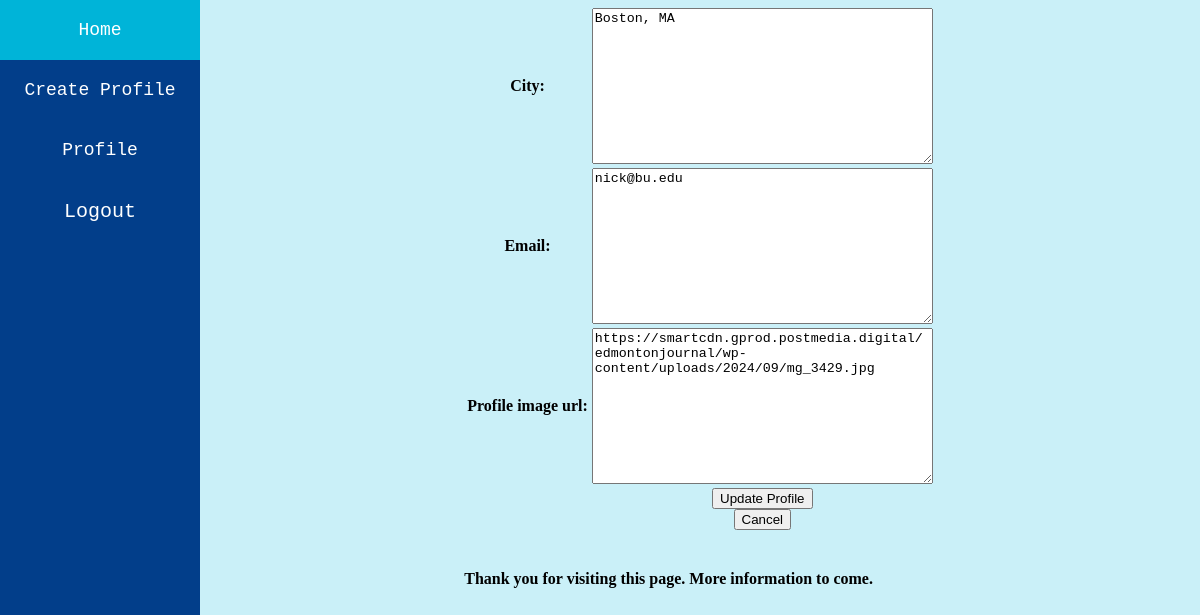
The app's page /mini_fb/profile/update (signed in) with its own data.
### mini_fb/models.py (models this page shows, shortened)
class Profile(models.Model):
    user = models.ForeignKey(User, on_delete=models.CASCADE)
    first_name = models.TextField(blank=False)
    last_name = models.TextField(blank=False)
    city = models.TextField(blank=False)
    email = models.TextField(blank=False)
    profile_image_url = models.TextField(blank=True)

### mini_fb/views.py (the view)
# urls.py: path(r'profile/update', views.UpdateProfileView.as_view(), name="update_profile"),
class UpdateProfileView(MiniFBLoginRequiredMixin, SignedInUserDetails, UpdateView):
    model = Profile
    form_class = UpdateProfileForm
    template_name = "mini_fb/update_profile_form.html"
    context_object_name = "profile"
    def get_object(self):
        return self.get_user_profile(self.request.user)

### mini_fb/forms.py
class UpdateProfileForm(forms.ModelForm):
    class Meta:
        model = Profile
        fields = ['city', 'email', 'profile_image_url']

### mini_fb/views.py (called while the page is built)
    def get_user_profile(self, user):
        return Profile.objects.filter(user=user).first()

    def get_context_data(self, **kwargs):
        print(f'request:{self.request.user}')
        context = super().get_context_data(**kwargs)
        if self.request.user.is_authenticated:
            profile = self.get_user_profile(self.request.user)
            context['logged_in_profile'] = profile
        return context

### mini_fb/templates/mini_fb/update_profile_form.html (shortened to what this page needs)
{% extends 'mini_fb/base.html' %}
{% block content %}
<form method="POST">
    <table>
        {{form.as_table}}
        <tr>
            <td></td>
            <td>
                <input type="submit" name="update_profile" value="Update Profile">
</form>
                <form action="{% url 'show_profile' profile.pk %}">
                    <input type="submit" name="Cancel" value="Cancel">
                </form>
{% endblock %}

### static/mini_fb.css (style rules this page uses)
body { display: flex; padding: 0px; margin: 0px; }
.content td { text-align: center; }

### records on screen
Profile: city "Boston, MA", email "nick@bu.edu", profile_image_url "https://smartcdn.gprod.postmedia.digital/edmontonjournal/wp-content/uploads/2024/09/mg_3429.jpg"
